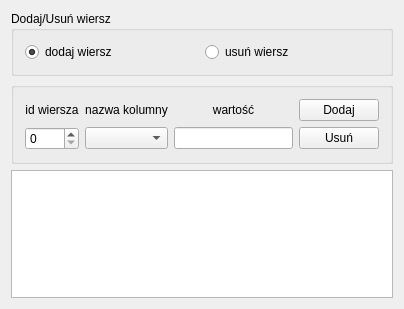
<?xml version="1.0" encoding="UTF-8"?>
<ui version="4.0">
 <class>EditTableWidget</class>
 <widget class="QWidget" name="EditTableWidget">
  <property name="geometry">
   <rect>
    <x>0</x>
    <y>0</y>
    <width>404</width>
    <height>309</height>
   </rect>
  </property>
  <property name="windowTitle">
   <string>EditTableWidget</string>
  </property>
  <layout class="QGridLayout" name="gridLayout_3">
   <item row="0" column="0">
    <widget class="QGroupBox" name="addDeleteRowQGroupBox">
     <property name="title">
      <string>Dodaj/Usuń wiersz</string>
     </property>
     <layout class="QGridLayout" name="gridLayout">
      <item row="0" column="0">
       <widget class="QRadioButton" name="addRowQRadioButton">
        <property name="text">
         <string>dodaj wiersz</string>
        </property>
        <property name="checked">
         <bool>true</bool>
        </property>
        <property name="autoRepeat">
         <bool>true</bool>
        </property>
       </widget>
      </item>
      <item row="0" column="1">
       <widget class="QRadioButton" name="deleteRowQRadioButton">
        <property name="text">
         <string>usuń wiersz</string>
        </property>
       </widget>
      </item>
     </layout>
    </widget>
   </item>
   <item row="1" column="0">
    <widget class="QGroupBox" name="optionsQGroupBox">
     <property name="title">
      <string/>
     </property>
     <layout class="QGridLayout" name="gridLayout_2">
      <item row="0" column="0">
       <widget class="QLabel" name="rowIdQLabel">
        <property name="text">
         <string>id wiersza</string>
        </property>
        <property name="alignment">
         <set>Qt::AlignCenter</set>
        </property>
       </widget>
      </item>
      <item row="0" column="1">
       <widget class="QLabel" name="columnNameQLabel">
        <property name="text">
         <string>nazwa kolumny</string>
        </property>
        <property name="alignment">
         <set>Qt::AlignCenter</set>
        </property>
       </widget>
      </item>
      <item row="0" column="2">
       <widget class="QLabel" name="valueQLabel">
        <property name="text">
         <string>wartość</string>
        </property>
        <property name="alignment">
         <set>Qt::AlignCenter</set>
        </property>
       </widget>
      </item>
      <item row="0" column="3">
       <widget class="QPushButton" name="addQPushButton">
        <property name="text">
         <string>Dodaj</string>
        </property>
       </widget>
      </item>
      <item row="1" column="0">
       <widget class="QSpinBox" name="rowIdQSpinBox"/>
      </item>
      <item row="1" column="1">
       <widget class="QComboBox" name="columnNameQComboBox"/>
      </item>
      <item row="1" column="2">
       <widget class="QLineEdit" name="valueQLineEdit"/>
      </item>
      <item row="1" column="3">
       <widget class="QPushButton" name="deleteQPushButton">
        <property name="text">
         <string>Usuń</string>
        </property>
       </widget>
      </item>
     </layout>
    </widget>
   </item>
   <item row="2" column="0">
    <widget class="QTableWidget" name="tableQTableWidget"/>
   </item>
  </layout>
 </widget>
 <layoutdefault spacing="6" margin="11"/>
 <resources/>
 <connections/>
</ui>
